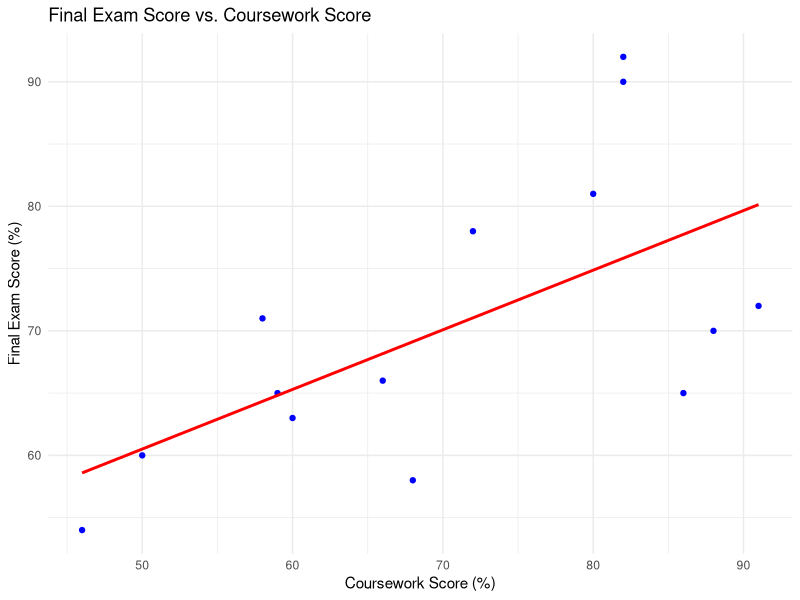
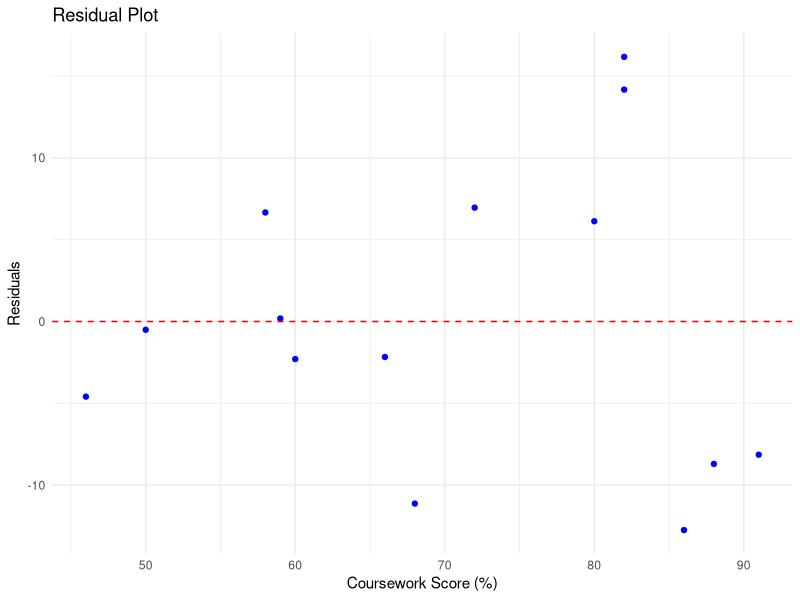
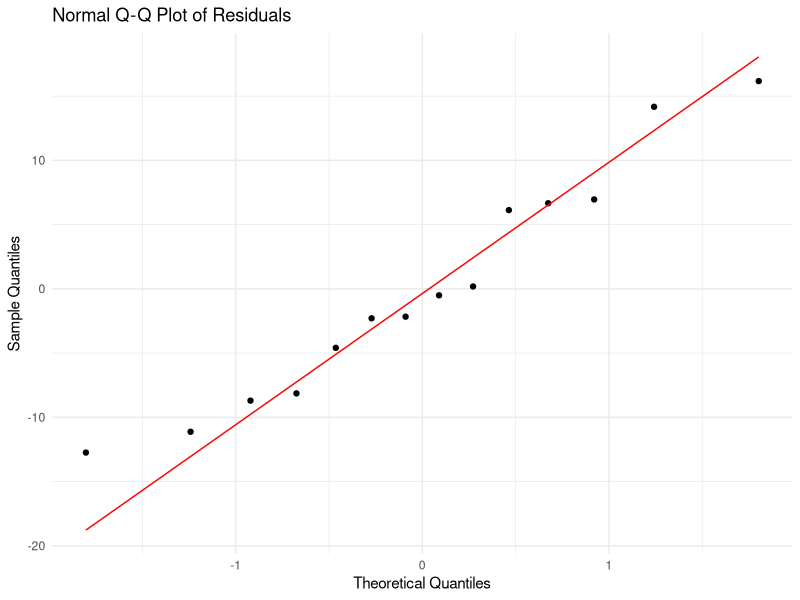
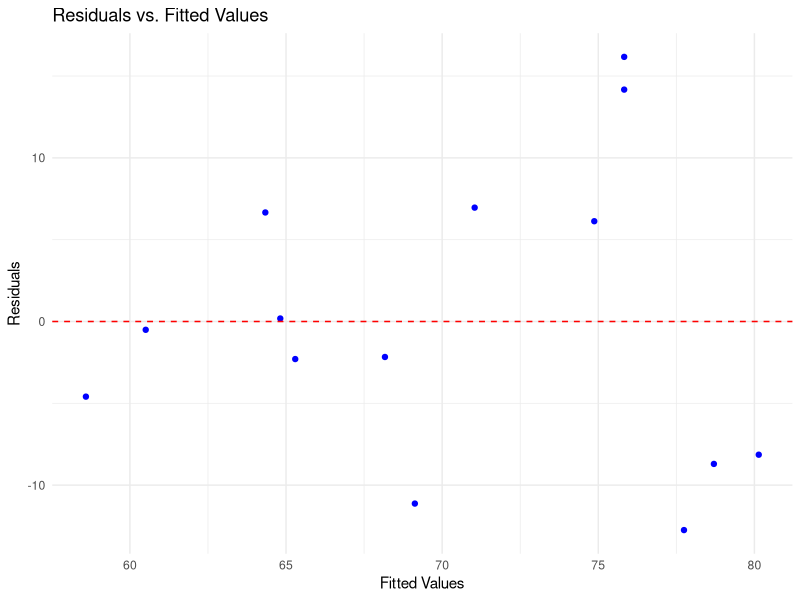
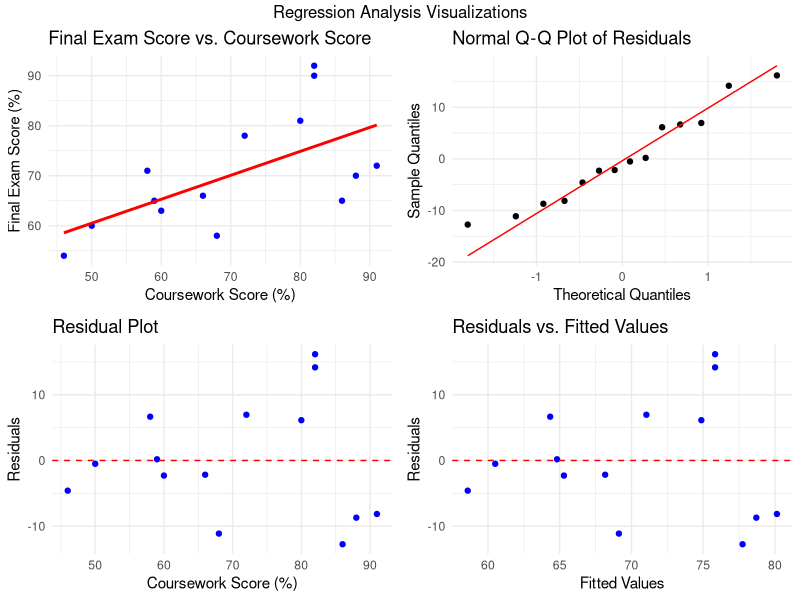

Reproduce these figures in R, in order.
# Load necessary libraries
library(ggplot2)
library(dplyr)
library(gridExtra)

# Data

Y <- c(90, 66, 78, 65, 65, 60, 63, 72, 54, 81, 58, 71, 70, 92) # math final exam score (%)
X1 <- c(82, 66, 72, 59, 86, 50, 60, 91, 46, 80, 68, 58, 88, 82) # math coursework score (%)
math <- c("yes", "no", "yes", "yes", "no", "yes", "no", "no", "no", "yes", "no", "yes", "no", "yes")
X2 <- ifelse(math == "yes", 1, 0) # indicator for liking math (1=yes, 0=no)


data <- data.frame(Y = Y, X1 = X1)

# Linear regression model
model <- lm(Y ~ X1, data = data)

# Scatter plot with regression line
scatter_plot <- ggplot(data, aes(x = X1, y = Y)) +
    geom_point(color = "blue") +
    geom_smooth(method = "lm", formula = y ~ x, color = "red", se = FALSE) +
    labs(
        title = "Final Exam Score vs. Coursework Score",
        x = "Coursework Score (%)",
        y = "Final Exam Score (%)"
    ) +
    theme_minimal()

# Residual plot
residual_plot <- ggplot(data, aes(x = X1, y = residuals(model))) +
    geom_point(color = "blue") +
    geom_hline(yintercept = 0, linetype = "dashed", color = "red") +
    labs(
        title = "Residual Plot",
        x = "Coursework Score (%)",
        y = "Residuals"
    ) +
    theme_minimal()

# Q-Q plot for residuals
qq_plot <- ggplot(data, aes(sample = residuals(model))) +
    geom_qq() +
    geom_qq_line(color = "red") +
    labs(
        title = "Normal Q-Q Plot of Residuals",
        x = "Theoretical Quantiles",
        y = "Sample Quantiles"
    ) +
    theme_minimal()

# Residuals vs. Fitted Values plot
residuals_vs_fitted <- ggplot(data, aes(x = fitted(model), y = residuals(model))) +
  geom_point(color = "blue") +
  geom_hline(yintercept = 0, linetype = "dashed", color = "red") +
  labs(title = "Residuals vs. Fitted Values",
       x = "Fitted Values",
       y = "Residuals") +
  theme_minimal()

# Print plots
print(scatter_plot)
print(residual_plot)
print(qq_plot)
print(residuals_vs_fitted)


# Arrange the plots in a 2x2 grid
grid_arrange <- grid.arrange(scatter_plot, qq_plot, residual_plot, residuals_vs_fitted,
                             ncol = 2, nrow = 2,
                             top = "Regression Analysis Visualizations")

# Print the grid arrangement
print(grid_arrange)


# Summary of the regression
summary(model)
